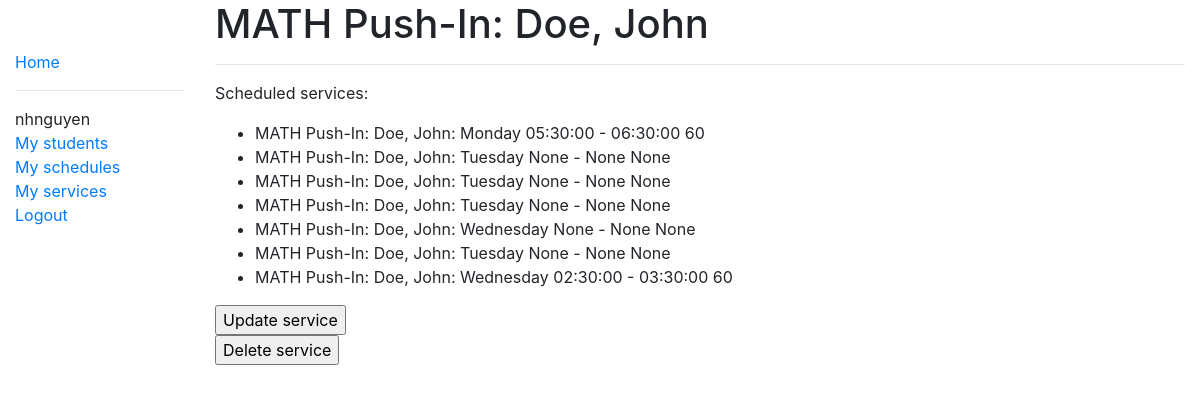
Page /app/servicedetail/1 (signed in) on the earlier database version.
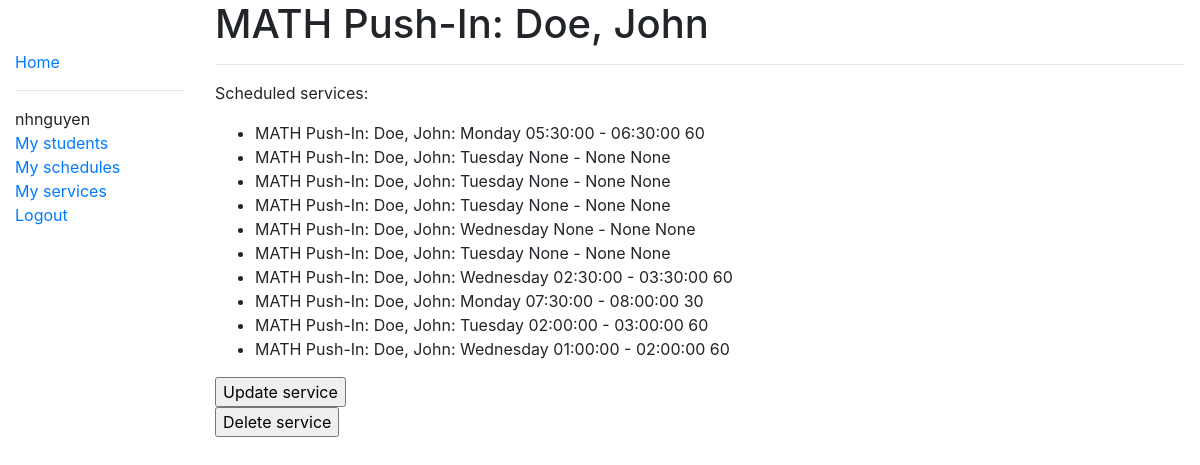
Same page on the later database version.
### app/models.py (models this page shows, shortened)
class ServiceInstance(models.Model):
    service = models.ForeignKey('Service', related_name='stud_serviceinstances', on_delete=models.SET_NULL, null=True, help_text='The particular service this belongs to')
    DAYS = (
        ('Monday','Monday'),
        ('Tuesday','Tuesday'),
        ('Wednesday','Wednesday'),
        ('Thursday','Thursday'),
        ('Friday','Friday'),
        )
    day = models.CharField(
        max_length=9,
        choices=DAYS,
        help_text='Day for the service')
    time_start = models.TimeField(default=timezone.now, blank=True)
    time_end = models.TimeField(default=timezone.now, blank=True)
    scheduled_for = models.ForeignKey('Schedule', related_name='sched_serviceinstances', on_delete=models.SET_NULL, null=True)
    @property
    def duration(self):
        if self.time_start != None and self.time_end != None:   # check because time_start and time_end can be blank
            start = timedelta(hours=self.time_start.hour, minutes=self.time_start.minute, seconds=self.time_start.second)
            end = timedelta(hours=self.time_end.hour, minutes=self.time_end.minute, seconds=self.time_end.second)
            time = end - start
            duration = int(time.total_seconds() / 60)
            return duration
    def __str__(self):
        return f'{self.service}: {self.day} {self.time_start} - {self.time_end} {self.duration}'

class Service(models.Model):
    student = models.ForeignKey('Student', related_name='services', on_delete=models.SET_NULL, null=True)
    SUBJECTS = (
        ('MATH', 'Math'),
        ('ELA', 'ELA')
        )
    subject = models.CharField(
        max_length=4,
        choices=SUBJECTS,
        default=None,
        help_text='Subject'
        )
    SERVICES = (
        ('Push-In', 'Push-In'),
        ('Pull-Out', 'Pull-Out')
        )
    service_type = models.CharField(
        max_length=8,
        choices=SERVICES,
        default=None,
        help_text='Service type'
        )
    total_time_req = models.IntegerField(help_text='Enter total time required')
    satisfied = models.BooleanField(help_text='Check if this service has been satisfied')
    def __str__(self):
        return f'{self.subject} {self.service_type}: {str(self.student)}'

class Student(models.Model):
    first_name = models.CharField(max_length=20, help_text='Enter First Name')
    middle_name = models.CharField(max_length=20, null=True, blank=True, help_text='Enter Middle Name')
    last_name = models.CharField(max_length=20, help_text='Enter Last Name')
    teacher = models.ForeignKey(User, on_delete=models.CASCADE, null=True)
    serviced = models.BooleanField(default=False, help_text='Check if the services for this student have been completed')
    id = models.UUIDField(primary_key=True, default=uuid.uuid4, help_text='Unique ID for this student')
    class Meta:
        ordering = ['last_name', 'first_name']
    def __str__(self):
        return f'{self.last_name}, {self.first_name}'

### app/views.py (the view)
# urls.py: path('servicedetail/<int:pk>', staff_member_required(views.ServiceDetailView.as_view()), name='service-detail'),
class ServiceDetailView(LoginRequiredMixin, generic.DetailView):
    login_url = '/accounts/login/'
    model = Service

### app/templates/app/service_detail.html
{% extends "base_template.html" %}
{% block content %}
    <h1>{{service}}</h1>
    <hr>
    <p>Scheduled services:</p>
    <ul>
        {% for serviceinstance in service.stud_serviceinstances.all %}
            <li>{{serviceinstance}}</li>
        {% endfor %}
    </ul>
    <form action="{% url 'update-service' service.id %}">
        <input type="submit" value="Update service"/>
    </form>
    <form action="{% url 'delete-service' service.id %}">
        <input type="submit" value="Delete service"/>
    </form>
{% endblock %}

Differences in the rows shown:
added ServiceInstance: service+day+time_start "MATH Push-In: Doe, John: Monday 07:30:00 - 08:00:00 30"
added ServiceInstance: service+day+time_start "MATH Push-In: Doe, John: Tuesday 02:00:00 - 03:00:00 60"
added ServiceInstance: service+day+time_start "MATH Push-In: Doe, John: Wednesday 01:00:00 - 02:00:00 60"
